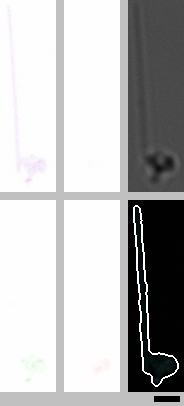
%> input picture MiniProjet/colindata/01.png, 184 x 406 px
$ octave script_proj.m   (GNU Octave 9; MATLAB toolbox functions it lacks are replaced by stand-ins)
%> lines starting %> are read from the running program, lines starting %| are printed output that depends on the picture; in (x1, y1, x2, y2) boxes, pixels count from 0 and x2, y2 are one past the last pixel; in counts of white or black regions, pixels touching at a corner belong together; the program's own positions count from 1
close all

im1=imread('colindata/01.png');
%> im1 is the input picture: size 406x184x3 uint8; mean R, G, B 185.3, 185.3, 185.6
%figure(2),imshow(im1);

im1_gray=rgb2gray(im1);

%figure(2),imhist(im1_gray);
%-- d'apr�s l'histogramme les bandes sont de niveau 191
level1 = 191/255;
level2 = 192/255;
im1_BW1=im2bw(im1_gray, level1);
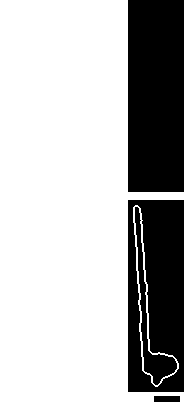
%> im1_BW1: size 406x184 logical; 72.1% white; 4 black regions, box (x1, y1, x2, y2) and area: (128, 0, 184, 192) 10752, (128, 200, 184, 392) 8539, (135, 207, 177, 385) 1431, (154, 396, 180, 402) 156
im1_BW2=im2bw(im1_gray, level2);
%> im1_BW2: size 406x184 logical; 58.6% white; 2 black regions, box (x1, y1, x2, y2) and area: (0, 0, 184, 406) 29483, (135, 207, 177, 385) 1431
%figure(3),imshow(im1_BW1);
%figure(4),imshow(im1_BW2);

im1_xor=xor(im1_BW1,im1_BW2);
%> im1_xor: size 406x184 logical; 13.4% white; 1 white region, box (x1, y1, x2, y2) and area: (0, 0, 184, 406) 10036
%quand c'est diff�rent =1 qd c'est pareil =0
figure(5),imshow(im1_xor);

IM = imcomplement(im1_xor);
%figure(5),imshow(IM);

%-- Ouverture
ER1=imerode(IM,strel('rectangle',[7,5]));
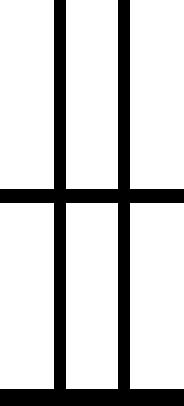
%> ER1: size 406x184 logical; 80.3% white; 1 black region, box (x1, y1, x2, y2) and area: (0, 0, 184, 406) 14704
DL1=imdilate(ER1,strel('rectangle',[7,5]));
%> DL1: size 406x184 logical; 86.4% white; 1 black region, box (x1, y1, x2, y2) and area: (0, 0, 184, 406) 10192
%-- Fermeture
%DL2=imdilate(DL1,strel('rectangle',[10,5]));
%ER2=imerode(DL2,strel('rectangle',[10,5]));
%figure(3),imshow(DL1);

[im_frac,NUM]= bwlabel(DL1);
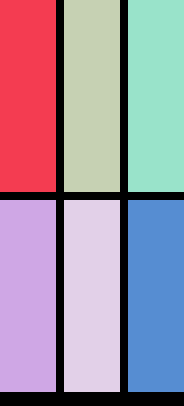
%> im_frac: size 406x184 double; 7 distinct labels, from 0 to 6; one colour per label, 0 black
%> NUM = 6
NUM
%> NUM = 6
%NUM est le nbre d'objet

I1= (im_frac==1);
%> I1: size 406x184 logical; 14.4% white; 1 white region, box (x1, y1, x2, y2) and area: (0, 0, 56, 192) 10752
I2= (im_frac==2);
%> I2: size 406x184 logical; 14.4% white; 1 white region, box (x1, y1, x2, y2) and area: (0, 200, 56, 392) 10752
I3= (im_frac==3);
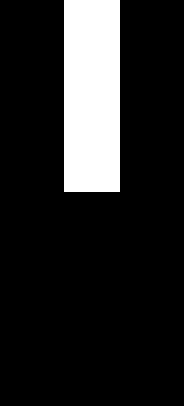
%> I3: size 406x184 logical; 14.4% white; 1 white region, box (x1, y1, x2, y2) and area: (64, 0, 120, 192) 10752
I4= (im_frac==4);
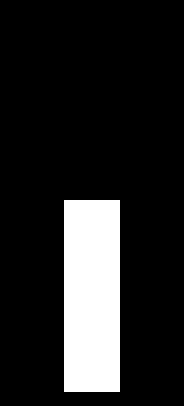
%> I4: size 406x184 logical; 14.4% white; 1 white region, box (x1, y1, x2, y2) and area: (64, 200, 120, 392) 10752
I5= (im_frac==5);
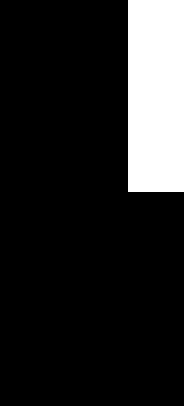
%> I5: size 406x184 logical; 14.4% white; 1 white region, box (x1, y1, x2, y2) and area: (128, 0, 184, 192) 10752
I6= (im_frac==6);
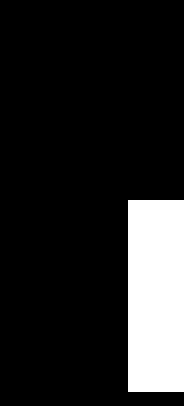
%> I6: size 406x184 logical; 14.4% white; 1 white region, box (x1, y1, x2, y2) and area: (128, 200, 184, 392) 10752
figure(6),imshow(I1);

im_1=and(im1_gray,I6);
%> im_1: size 406x184 logical; 14.4% white; 1 white region, box (x1, y1, x2, y2) and area: (128, 200, 184, 392) 10740
figure(7),imshow(im_1);

% [7 lines of commented-out code are left out]

$ run again, with MiniProjet/colindata/02.png copied over MiniProjet/colindata/01.png
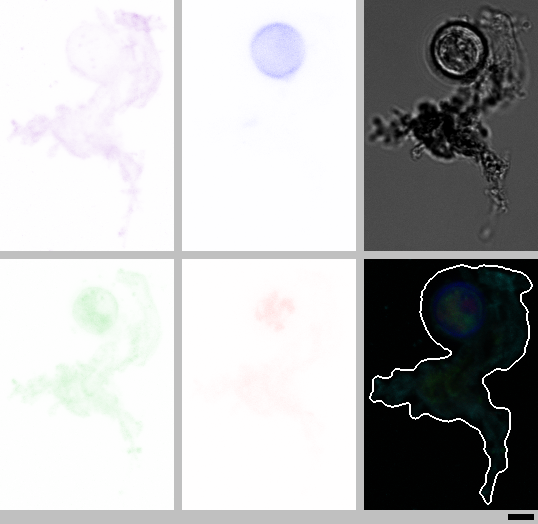
%> input picture MiniProjet/colindata/02.png, 538 x 524 px
%> im1 is the input picture: size 524x538x3 uint8; mean R, G, B 181.5, 181.9, 182.5
%> im1_BW1: size 524x538 logical; 69.5% white; 4 black regions, box (x1, y1, x2, y2) and area: (364, 0, 538, 251) 43663, (364, 259, 538, 510) 26352, (371, 266, 531, 503) 15850, (508, 514, 534, 520) 156
%> im1_BW2: size 524x538 logical; 62.5% white; 2 black regions, box (x1, y1, x2, y2) and area: (0, 0, 538, 524) 89884, (371, 266, 531, 503) 15850
%> im1_xor: size 524x538 logical; 7% white; 2 white regions (1 under 20 px), largest, box (x1, y1, x2, y2) and area: (0, 0, 538, 524) 19712
%> ER1: size 524x538 logical; 89.9% white; 2 black regions, box (x1, y1, x2, y2) and area: (0, 0, 538, 524) 28510, (454, 69, 459, 76) 35
%> DL1: size 524x538 logical; 93% white; 2 black regions (1 under 20 px), largest, box (x1, y1, x2, y2) and area: (0, 0, 538, 524) 19868
%> `[im_frac,NUM]= bwlabel(DL1);`:
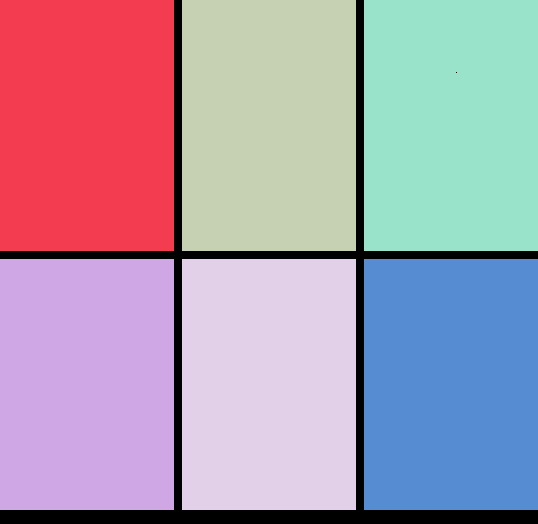
%> im_frac: size 524x538 double; 7 distinct labels, from 0 to 6; one colour per label, 0 black
%> `[im_frac,NUM]= bwlabel(DL1);`: NUM = 6
%> I1: size 524x538 logical; 15.5% white; 1 white region, box (x1, y1, x2, y2) and area: (0, 0, 174, 251) 43674
%> I2: size 524x538 logical; 15.5% white; 1 white region, box (x1, y1, x2, y2) and area: (0, 259, 174, 510) 43674
%> I3: size 524x538 logical; 15.5% white; 1 white region, box (x1, y1, x2, y2) and area: (182, 0, 356, 251) 43674
%> I4: size 524x538 logical; 15.5% white; 1 white region, box (x1, y1, x2, y2) and area: (182, 259, 356, 510) 43674
%> I5: size 524x538 logical; 15.5% white; 1 white region, box (x1, y1, x2, y2) and area: (364, 0, 538, 251) 43673
%> `I6= (im_frac==6);`:
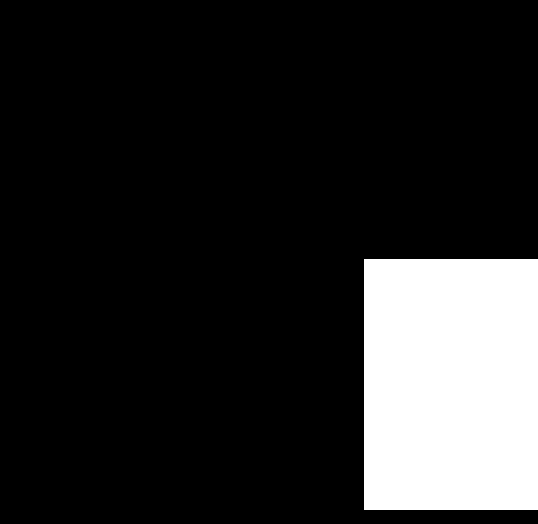
%> I6: size 524x538 logical; 15.5% white; 1 white region, box (x1, y1, x2, y2) and area: (364, 259, 538, 510) 43674
%> im_1: size 524x538 logical; 15.5% white; 1 white region, box (x1, y1, x2, y2) and area: (364, 259, 538, 510) 43651

$ run again, with MiniProjet/colindata/03.png copied over MiniProjet/colindata/01.png
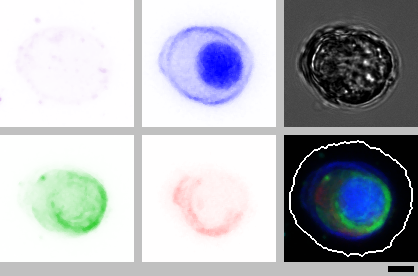
%> input picture MiniProjet/colindata/03.png, 418 x 276 px
%> im1 is the input picture: size 276x418x3 uint8; mean R, G, B 174.9, 178.1, 184.7
%> im1_BW1: size 276x418 logical; 67.7% white; 20 black regions (14 under 20 px), largest, box (x1, y1, x2, y2) and area: (284, 0, 418, 127) 16960, (291, 142, 411, 255) 10415, (284, 135, 418, 262) 5917, (171, 26, 248, 106) 3183, (54, 186, 107, 232) 554, (388, 266, 414, 272) 156
%> im1_BW2: size 276x418 logical; 56.3% white; 17 black regions (13 under 20 px), largest, box (x1, y1, x2, y2) and area: (0, 0, 418, 276) 36140, (291, 142, 411, 255) 10415, (170, 26, 248, 106) 3236, (54, 186, 107, 233) 580
%> im1_xor: size 276x418 logical; 11.4% white; 54 white regions (53 under 20 px), largest, box (x1, y1, x2, y2) and area: (0, 0, 418, 276) 13104
%> ER1: size 276x418 logical; 82.1% white; 23 black regions, largest, box (x1, y1, x2, y2) and area: (0, 0, 418, 276) 18838, (87, 189, 108, 220) 309, (74, 211, 84, 236) 222
%> DL1: size 276x418 logical; 88.3% white; 41 black regions (39 under 20 px), largest, box (x1, y1, x2, y2) and area: (0, 0, 418, 276) 13260, (76, 214, 82, 233) 80
%> `[im_frac,NUM]= bwlabel(DL1);`:
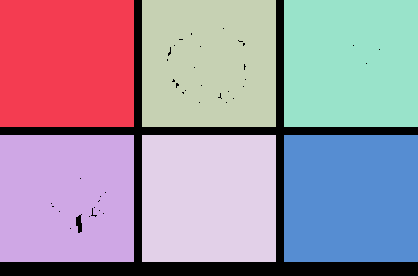
%> im_frac: size 276x418 double; 7 distinct labels, from 0 to 6; one colour per label, 0 black
%> `[im_frac,NUM]= bwlabel(DL1);`: NUM = 6
%> I1: size 276x418 logical; 14.8% white; 1 white region, box (x1, y1, x2, y2) and area: (0, 0, 134, 127) 17018
%> I2: size 276x418 logical; 14.7% white; 1 white region, box (x1, y1, x2, y2) and area: (0, 135, 134, 262) 16910
%> I3: size 276x418 logical; 14.7% white; 1 white region, box (x1, y1, x2, y2) and area: (142, 0, 276, 127) 16941
%> I4: size 276x418 logical; 14.8% white; 1 white region, box (x1, y1, x2, y2) and area: (142, 135, 276, 262) 17018
%> I5: size 276x418 logical; 14.7% white; 1 white region, box (x1, y1, x2, y2) and area: (284, 0, 418, 127) 17015
%> `I6= (im_frac==6);`:
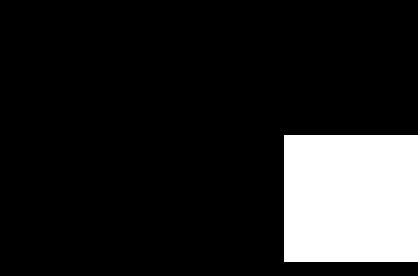
%> I6: size 276x418 logical; 14.8% white; 1 white region, box (x1, y1, x2, y2) and area: (284, 135, 418, 262) 17018
%> im_1: size 276x418 logical; 14.8% white; 1 white region, box (x1, y1, x2, y2) and area: (284, 135, 418, 262) 17017

$ run again, with MiniProjet/colindata/04.png copied over MiniProjet/colindata/01.png
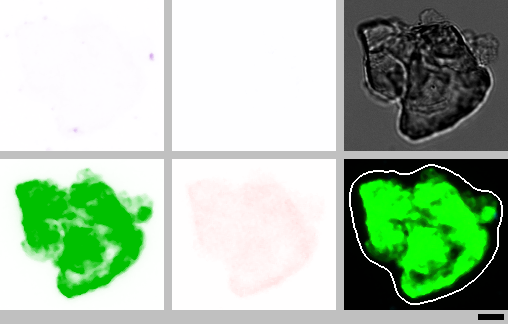
%> input picture MiniProjet/colindata/04.png, 508 x 324 px
%> im1 is the input picture: size 324x508x3 uint8; mean R, G, B 168, 192.7, 166.8
%> im1_BW1: size 324x508 logical; 64.2% white; 10 black regions (5 under 20 px), largest, box (x1, y1, x2, y2) and area: (344, 0, 508, 151) 24759, (351, 166, 501, 303) 14912, (15, 177, 152, 298) 10048, (344, 159, 508, 310) 9004, (478, 314, 504, 320) 156
%> im1_BW2: size 324x508 logical; 54.5% white; 8 black regions (4 under 20 px), largest, box (x1, y1, x2, y2) and area: (0, 0, 508, 324) 49771, (351, 166, 501, 303) 14912, (15, 177, 152, 298) 10100, (123, 198, 131, 204) 23
%> im1_xor: size 324x508 logical; 9.7% white; 36 white regions (35 under 20 px), largest, box (x1, y1, x2, y2) and area: (0, 0, 508, 324) 15852
%> ER1: size 324x508 logical; 85.3% white; 25 black regions, largest, box (x1, y1, x2, y2) and area: (0, 0, 508, 324) 22780, (115, 194, 133, 209) 173, (49, 249, 57, 264) 94
%> DL1: size 324x508 logical; 90.2% white; 32 black regions (30 under 20 px), largest, box (x1, y1, x2, y2) and area: (0, 0, 508, 324) 16008, (117, 197, 127, 204) 25
%> im_frac: size 324x508 double; 7 distinct labels, from 0 to 6
%> `[im_frac,NUM]= bwlabel(DL1);`: NUM = 6
%> I1: size 324x508 logical; 15% white; 1 white region, box (x1, y1, x2, y2) and area: (0, 0, 164, 151) 24764
%> I2: size 324x508 logical; 15% white; 1 white region, box (x1, y1, x2, y2) and area: (0, 159, 164, 310) 24676
%> I3: size 324x508 logical; 15% white; 1 white region, box (x1, y1, x2, y2) and area: (172, 0, 336, 151) 24764
%> I4: size 324x508 logical; 15% white; 1 white region, box (x1, y1, x2, y2) and area: (172, 159, 336, 310) 24764
%> I5: size 324x508 logical; 15% white; 1 white region, box (x1, y1, x2, y2) and area: (344, 0, 508, 151) 24764
%> `I6= (im_frac==6);`:
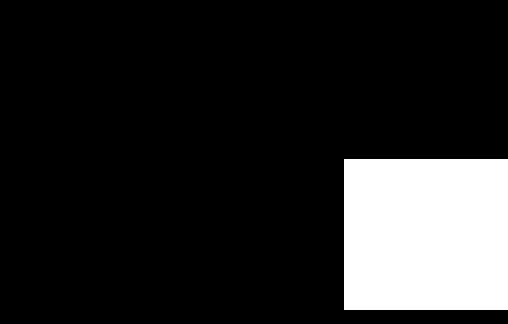
%> I6: size 324x508 logical; 15% white; 1 white region, box (x1, y1, x2, y2) and area: (344, 159, 508, 310) 24764
%> im_1: size 324x508 logical; 15% white; 1 white region, box (x1, y1, x2, y2) and area: (344, 159, 508, 310) 24762
